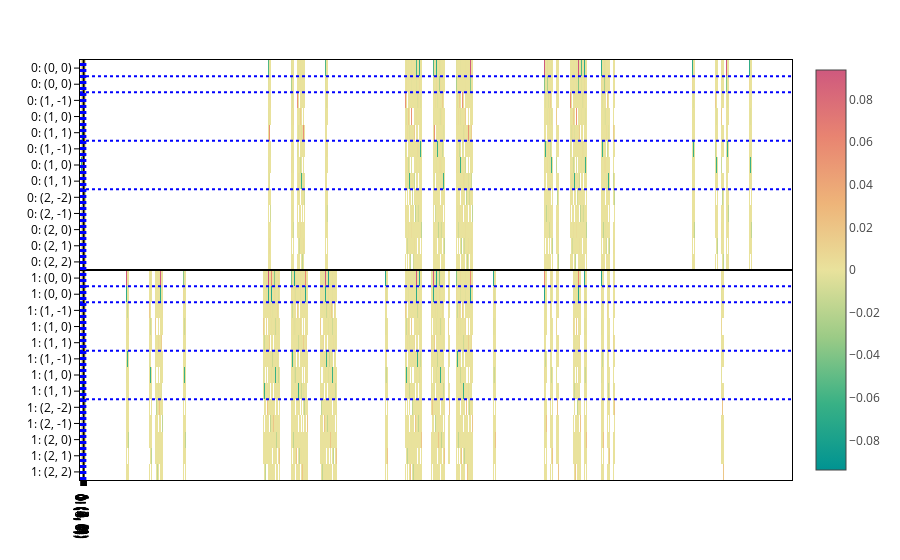
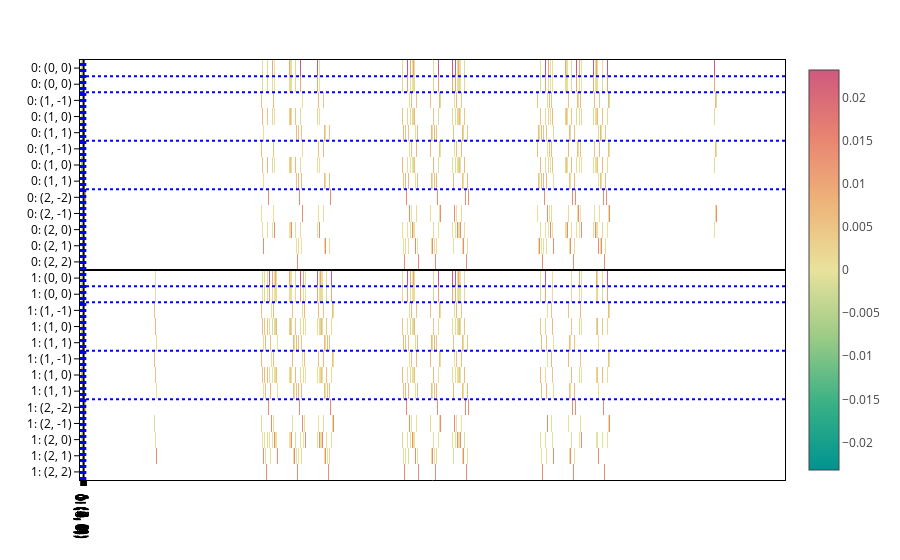

Notebook source saved alongside these figures, in order:
### Code cell
from graph2mat.tools.viz import plot_basis_matrix

matrices = processor.matrix_from_data(
    data,
    predictions={"node_labels": node_labels, "edge_labels": edge_labels},
)

for config, matrix in zip(embeddings_configs, matrices):
    plot_basis_matrix(
        matrix,
        config,
        point_lines={"color": "black"},
        basis_lines={"color": "blue"},
        colorscale="temps",
        text=".2f",
        basis_labels=True,
    ).show()

### Figure 1 — Plotly figure (JSON) as saved in the notebook; plotly's stock layout.template omitted (floating-point values rounded to 4 significant figures; data arrays with more than 128 entries replaced by an {"elided": "..."} marker saying what was removed)
{"data": [{"coloraxis": "coloraxis", "hovertemplate": "x: %{x}<br>y: %{y}<br>color: %{z}<extra></extra>", "name": "0", "texttemplate": "%{z:.2f}", "type": "heatmap", "xaxis": "x", "yaxis": "y", "z": {"elided": "26x3250 float values"}}], "layout": {"coloraxis": {"cmid": 0, "colorscale": [[0, "rgb(0, 147, 146)"], [0.1667, "rgb(57, 177, 133)"], [0.3333, "rgb(156, 203, 134)"], [0.5, "rgb(233, 226, 156)"], [0.6667, "rgb(238, 180, 121)"], [0.8333, "rgb(232, 132, 113)"], [1, "rgb(207, 89, 126)"]]}, "margin": {"t": 60}, "shapes": [{"line": {"color": "black"}, "type": "line", "x0": 0, "x1": 1, "xref": "x domain", "y0": 12.5, "y1": 12.5, "yref": "y"}, {"line": {"color": "black"}, "type": "line", "x0": 12.5, "x1": 12.5, "xref": "x", "y0": 0, "y1": 1, "yref": "y domain"}, {"line": {"color": "blue", "dash": "dot"}, "type": "line", "x0": 0, "x1": 1, "xref": "x domain", "y0": 0.5, "y1": 0.5, "yref": "y"}, {"line": {"color": "blue", "dash": "dot"}, "type": "line", "x0": 0.5, "x1": 0.5, "xref": "x", "y0": 0, "y1": 1, "yref": "y domain"}, {"line": {"color": "blue", "dash": "dot"}, "type": "line", "x0": 0, "x1": 1, "xref": "x domain", "y0": 1.5, "y1": 1.5, "yref": "y"}, {"line": {"color": "blue", "dash": "dot"}, "type": "line", "x0": 1.5, "x1": 1.5, "xref": "x", "y0": 0, "y1": 1, "yref": "y domain"}, {"line": {"color": "blue", "dash": "dot"}, "type": "line", "x0": 0, "x1": 1, "xref": "x domain", "y0": 4.5, "y1": 4.5, "yref": "y"}, {"line": {"color": "blue", "dash": "dot"}, "type": "line", "x0": 4.5, "x1": 4.5, "xref": "x", "y0": 0, "y1": 1, "yref": "y domain"}, {"line": {"color": "blue", "dash": "dot"}, "type": "line", "x0": 0, "x1": 1, "xref": "x domain", "y0": 7.5, "y1": 7.5, "yref": "y"}, {"line": {"color": "blue", "dash": "dot"}, "type": "line", "x0": 7.5, "x1": 7.5, "xref": "x", "y0": 0, "y1": 1, "yref": "y domain"}, {"line": {"color": "blue", "dash": "dot"}, "type": "line", "x0": 0, "x1": 1, "xref": "x domain", "y0": 13.5, "y1": 13.5, "yref": "y"}, {"line": {"color": "blue", "dash": "dot"}, "type": "line", "x0": 13.5, "x1": 13.5, "xref": "x", "y0": 0, "y1": 1, "yref": "y domain"}, {"line": {"color": "blue", "dash": "dot"}, "type": "line", "x0": 0, "x1": 1, "xref": "x domain", "y0": 14.5, "y1": 14.5, "yref": "y"}, {"line": {"color": "blue", "dash": "dot"}, "type": "line", "x0": 14.5, "x1": 14.5, "xref": "x", "y0": 0, "y1": 1, "yref": "y domain"}, {"line": {"color": "blue", "dash": "dot"}, "type": "line", "x0": 0, "x1": 1, "xref": "x domain", "y0": 17.5, "y1": 17.5, "yref": "y"}, {"line": {"color": "blue", "dash": "dot"}, "type": "line", "x0": 17.5, "x1": 17.5, "xref": "x", "y0": 0, "y1": 1, "yref": "y domain"}, {"line": {"color": "blue", "dash": "dot"}, "type": "line", "x0": 0, "x1": 1, "xref": "x domain", "y0": 20.5, "y1": 20.5, "yref": "y"}, {"line": {"color": "blue", "dash": "dot"}, "type": "line", "x0": 20.5, "x1": 20.5, "xref": "x", "y0": 0, "y1": 1, "yref": "y domain"}], "xaxis": {"anchor": "y", "domain": [0, 1], "ticktext": ["0: (0, 0)", "0: (0, 0)", "0: (1, -1)", "0: (1, 0)", "0: (1, 1)", "0: (1, -1)", "0: (1, 0)", "0: (1, 1)", "0: (2, -2)", "0: (2, -1)", "0: (2, 0)", "0: (2, 1)", "0: (2, 2)", "1: (0, 0)", "1: (0, 0)", "1: (1, -1)", "1: (1, 0)", "1: (1, 1)", "1: (1, -1)", "1: (1, 0)", "1: (1, 1)", "1: (2, -2)", "1: (2, -1)", "1: (2, 0)", "1: (2, 1)", "1: (2, 2)"], "tickvals": [0, 1, 2, 3, 4, 5, 6, 7, 8, 9, 10, 11, 12, 13, 14, 15, 16, 17, 18, 19, 20, 21, 22, 23, 24, 25]}, "yaxis": {"anchor": "x", "autorange": "reversed", "domain": [0, 1], "ticktext": ["0: (0, 0)", "0: (0, 0)", "0: (1, -1)", "0: (1, 0)", "0: (1, 1)", "0: (1, -1)", "0: (1, 0)", "0: (1, 1)", "0: (2, -2)", "0: (2, -1)", "0: (2, 0)", "0: (2, 1)", "0: (2, 2)", "1: (0, 0)", "1: (0, 0)", "1: (1, -1)", "1: (1, 0)", "1: (1, 1)", "1: (1, -1)", "1: (1, 0)", "1: (1, 1)", "1: (2, -2)", "1: (2, -1)", "1: (2, 0)", "1: (2, 1)", "1: (2, 2)"], "tickvals": [0, 1, 2, 3, 4, 5, 6, 7, 8, 9, 10, 11, 12, 13, 14, 15, 16, 17, 18, 19, 20, 21, 22, 23, 24, 25]}}}

### Figure 2 — Plotly figure (JSON) as saved in the notebook; plotly's stock layout.template omitted (floating-point values rounded to 4 significant figures; data arrays with more than 128 entries replaced by an {"elided": "..."} marker saying what was removed)
{"data": [{"coloraxis": "coloraxis", "hovertemplate": "x: %{x}<br>y: %{y}<br>color: %{z}<extra></extra>", "name": "0", "texttemplate": "%{z:.2f}", "type": "heatmap", "xaxis": "x", "yaxis": "y", "z": {"elided": "26x3250 float values"}}], "layout": {"coloraxis": {"cmid": 0, "colorscale": [[0, "rgb(0, 147, 146)"], [0.1667, "rgb(57, 177, 133)"], [0.3333, "rgb(156, 203, 134)"], [0.5, "rgb(233, 226, 156)"], [0.6667, "rgb(238, 180, 121)"], [0.8333, "rgb(232, 132, 113)"], [1, "rgb(207, 89, 126)"]]}, "margin": {"t": 60}, "shapes": [{"line": {"color": "black"}, "type": "line", "x0": 0, "x1": 1, "xref": "x domain", "y0": 12.5, "y1": 12.5, "yref": "y"}, {"line": {"color": "black"}, "type": "line", "x0": 12.5, "x1": 12.5, "xref": "x", "y0": 0, "y1": 1, "yref": "y domain"}, {"line": {"color": "blue", "dash": "dot"}, "type": "line", "x0": 0, "x1": 1, "xref": "x domain", "y0": 0.5, "y1": 0.5, "yref": "y"}, {"line": {"color": "blue", "dash": "dot"}, "type": "line", "x0": 0.5, "x1": 0.5, "xref": "x", "y0": 0, "y1": 1, "yref": "y domain"}, {"line": {"color": "blue", "dash": "dot"}, "type": "line", "x0": 0, "x1": 1, "xref": "x domain", "y0": 1.5, "y1": 1.5, "yref": "y"}, {"line": {"color": "blue", "dash": "dot"}, "type": "line", "x0": 1.5, "x1": 1.5, "xref": "x", "y0": 0, "y1": 1, "yref": "y domain"}, {"line": {"color": "blue", "dash": "dot"}, "type": "line", "x0": 0, "x1": 1, "xref": "x domain", "y0": 4.5, "y1": 4.5, "yref": "y"}, {"line": {"color": "blue", "dash": "dot"}, "type": "line", "x0": 4.5, "x1": 4.5, "xref": "x", "y0": 0, "y1": 1, "yref": "y domain"}, {"line": {"color": "blue", "dash": "dot"}, "type": "line", "x0": 0, "x1": 1, "xref": "x domain", "y0": 7.5, "y1": 7.5, "yref": "y"}, {"line": {"color": "blue", "dash": "dot"}, "type": "line", "x0": 7.5, "x1": 7.5, "xref": "x", "y0": 0, "y1": 1, "yref": "y domain"}, {"line": {"color": "blue", "dash": "dot"}, "type": "line", "x0": 0, "x1": 1, "xref": "x domain", "y0": 13.5, "y1": 13.5, "yref": "y"}, {"line": {"color": "blue", "dash": "dot"}, "type": "line", "x0": 13.5, "x1": 13.5, "xref": "x", "y0": 0, "y1": 1, "yref": "y domain"}, {"line": {"color": "blue", "dash": "dot"}, "type": "line", "x0": 0, "x1": 1, "xref": "x domain", "y0": 14.5, "y1": 14.5, "yref": "y"}, {"line": {"color": "blue", "dash": "dot"}, "type": "line", "x0": 14.5, "x1": 14.5, "xref": "x", "y0": 0, "y1": 1, "yref": "y domain"}, {"line": {"color": "blue", "dash": "dot"}, "type": "line", "x0": 0, "x1": 1, "xref": "x domain", "y0": 17.5, "y1": 17.5, "yref": "y"}, {"line": {"color": "blue", "dash": "dot"}, "type": "line", "x0": 17.5, "x1": 17.5, "xref": "x", "y0": 0, "y1": 1, "yref": "y domain"}, {"line": {"color": "blue", "dash": "dot"}, "type": "line", "x0": 0, "x1": 1, "xref": "x domain", "y0": 20.5, "y1": 20.5, "yref": "y"}, {"line": {"color": "blue", "dash": "dot"}, "type": "line", "x0": 20.5, "x1": 20.5, "xref": "x", "y0": 0, "y1": 1, "yref": "y domain"}], "xaxis": {"anchor": "y", "domain": [0, 1], "ticktext": ["0: (0, 0)", "0: (0, 0)", "0: (1, -1)", "0: (1, 0)", "0: (1, 1)", "0: (1, -1)", "0: (1, 0)", "0: (1, 1)", "0: (2, -2)", "0: (2, -1)", "0: (2, 0)", "0: (2, 1)", "0: (2, 2)", "1: (0, 0)", "1: (0, 0)", "1: (1, -1)", "1: (1, 0)", "1: (1, 1)", "1: (1, -1)", "1: (1, 0)", "1: (1, 1)", "1: (2, -2)", "1: (2, -1)", "1: (2, 0)", "1: (2, 1)", "1: (2, 2)"], "tickvals": [0, 1, 2, 3, 4, 5, 6, 7, 8, 9, 10, 11, 12, 13, 14, 15, 16, 17, 18, 19, 20, 21, 22, 23, 24, 25]}, "yaxis": {"anchor": "x", "autorange": "reversed", "domain": [0, 1], "ticktext": ["0: (0, 0)", "0: (0, 0)", "0: (1, -1)", "0: (1, 0)", "0: (1, 1)", "0: (1, -1)", "0: (1, 0)", "0: (1, 1)", "0: (2, -2)", "0: (2, -1)", "0: (2, 0)", "0: (2, 1)", "0: (2, 2)", "1: (0, 0)", "1: (0, 0)", "1: (1, -1)", "1: (1, 0)", "1: (1, 1)", "1: (1, -1)", "1: (1, 0)", "1: (1, 1)", "1: (2, -2)", "1: (2, -1)", "1: (2, 0)", "1: (2, 1)", "1: (2, 2)"], "tickvals": [0, 1, 2, 3, 4, 5, 6, 7, 8, 9, 10, 11, 12, 13, 14, 15, 16, 17, 18, 19, 20, 21, 22, 23, 24, 25]}}}
